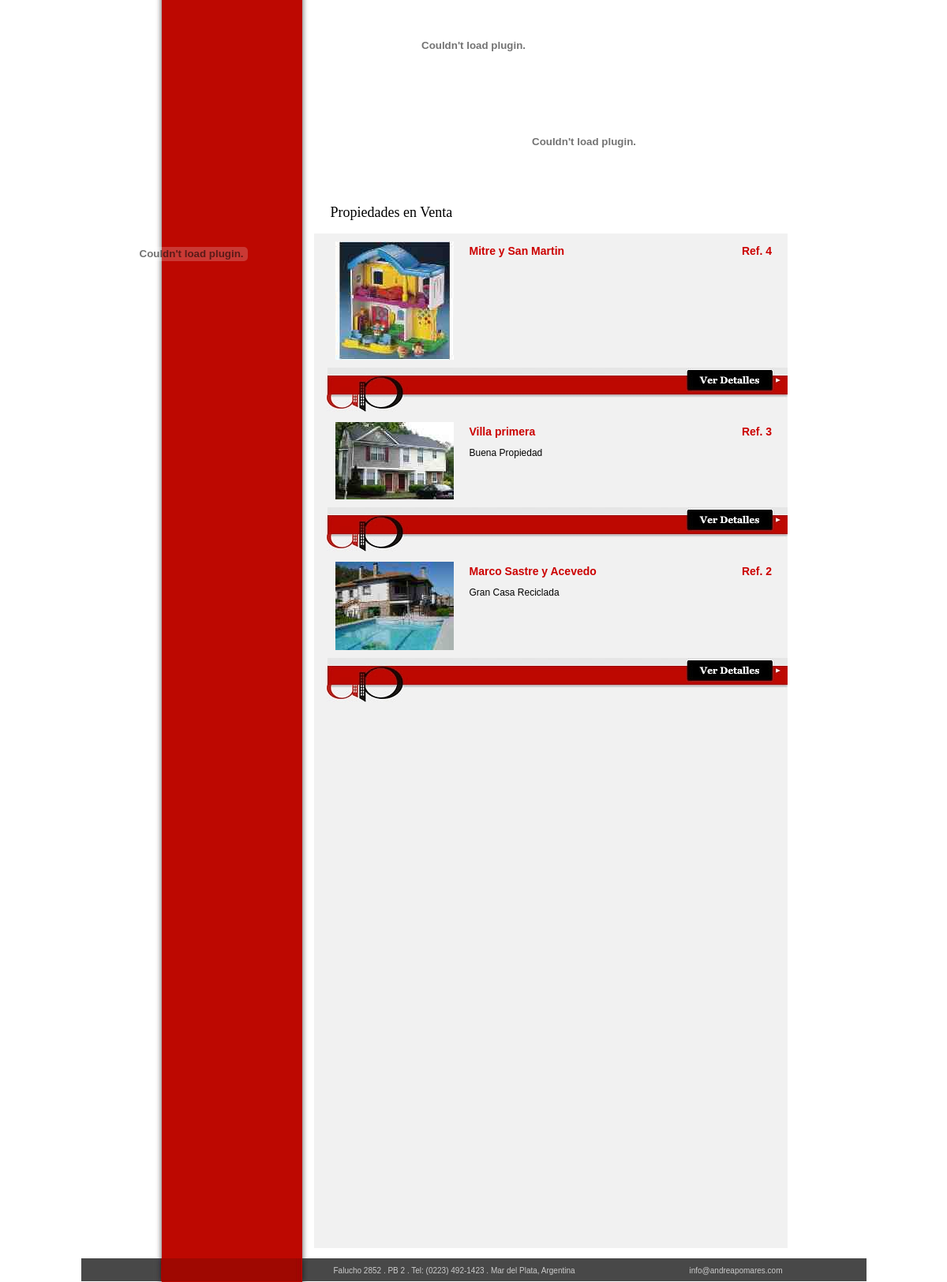
Screenshot of /operaciones.php with the database file from the repository.
### tables this page shows
CREATE TABLE IF NOT EXISTS `tb_ptg_tipos_comercializacion` (
  `tcm_id_i` int(11) NOT NULL,
  `tcm_descripcion_s` varchar(50) DEFAULT NULL,
  `tcm_orden_lista_i` int(11) DEFAULT NULL,
  PRIMARY KEY (`tcm_id_i`)
);

CREATE TABLE IF NOT EXISTS `tb_ptg_propiedades` (
  `pro_id_i` int(6) NOT NULL AUTO_INCREMENT,
  `tcm_id_i` int(10) unsigned DEFAULT NULL,
  `tpr_id_i` int(10) unsigned DEFAULT NULL,
  `zon_id_i` int(10) unsigned DEFAULT NULL,
  `est_id_i` int(10) unsigned DEFAULT NULL,
  `pro_descripcion_corta_s` varchar(100) DEFAULT NULL,
  `pro_descripcion_extendida_s` text,
  `pro_cant_ambientes_i` int(10) unsigned DEFAULT NULL,
  `pro_cantidad_metros_i` int(10) unsigned DEFAULT NULL,
  `pro_hubicacion_s` varchar(100) DEFAULT NULL,
  `pro_domicilio_real_s` varchar(150) DEFAULT NULL,
  `pro_precio_venta_i` int(10) unsigned DEFAULT NULL,
  `pro_precio_visible_b` varchar(1) DEFAULT NULL,
  `pro_imagen_url_s` varchar(255) DEFAULT NULL,
  `pro_destacada_b` varchar(1) DEFAULT NULL,
  `pro_texto_destacada_s` varchar(150) DEFAULT NULL,
  `aud_login_insert_s` varchar(50) DEFAULT NULL,
  `aud_date_insert_d` datetime DEFAULT NULL,
  `aud_login_update_s` varchar(50) DEFAULT NULL,
  `aud_date_update_d` datetime DEFAULT NULL,
  PRIMARY KEY (`pro_id_i`),
  KEY `reference_1_fk` (`tcm_id_i`),
  KEY `reference_2_fk` (`tpr_id_i`),
  KEY `reference_3_fk` (`zon_id_i`),
  KEY `reference_4_fk` (`est_id_i`)
);

### operaciones.php (the view, shortened to what this page needs)
<?php
if (isset($_GET['tcm'])){
	$tipoop= $_GET['tcm'];
	$tipopropiedad = $_GET['tprop'];
	}else
		{
		if  (isset($_GET['buscar'])){
			$tipoop = $_GET['tipocomercializacion'];
			$zona = $_GET['zonapropiedad'];
			$tipopropiedad = $_GET['tipopropiedad'];
			$cantambientes = $_GET['cantidadambientes'];
			}else{
				$tipoop= 1;
				$tipopropiedad = "";
				}
}
?>
<!DOCTYPE html PUBLIC "-//W3C//DTD XHTML 1.0 Transitional//EN" "http://www.w3.org/TR/xhtml1/DTD/xhtml1-transitional.dtd">
<html xmlns="http://www.w3.org/1999/xhtml">
<head>
<link href="pomaresCSS.css" rel="stylesheet" type="text/css" />
</head>
<body>
<table width="995" border="0" align="center" cellpadding="0" cellspacing="0" background="images/vertical-con-rojo.jpg">
  <tr>
    <td height="115" colspan="6" valign="top"><table width="100%" border="0" cellpadding="0" cellspacing="0">
      <tr>
        <td width="995" height="115" valign="top"><object classid="clsid:D27CDB6E-AE6D-11cf-96B8-444553540000" codebase="http://download.macromedia.com/pub/shockwave/cabs/flash/swflash.cab#version=7,0,19,0" width="995" height="115">
          <embed src="banner_superior.swf" quality="high" pluginspage="http://www.macromedia.com/go/getflashplayer" type="application/x-shockwave-flash" width="995" height="115"></embed>
        </object></td>
        </tr>
    </table></td>
  </tr>
  <tr>
    <td width="280" rowspan="5" valign="top"><table width="100%" border="0" cellpadding="0" cellspacing="0">
      <tr>
        <td width="280" height="413" valign="top"><object classid="clsid:D27CDB6E-AE6D-11cf-96B8-444553540000" codebase="http://download.macromedia.com/pub/shockwave/cabs/flash/swflash.cab#version=7,0,19,0" width="280" height="413">
          <embed src="botonera2.swf" quality="high" pluginspage="http://www.macromedia.com/go/getflashplayer" type="application/x-shockwave-flash" width="280" height="413"></embed>
        </object></td>
        </tr>
    </table></td>
    <td height="128" colspan="5" valign="top"><table width="100%" border="0" cellpadding="0" cellspacing="0">
      <tr>
        <td width="715" height="128" valign="top"><object classid="clsid:D27CDB6E-AE6D-11cf-96B8-444553540000" codebase="http://download.macromedia.com/pub/shockwave/cabs/flash/swflash.cab#version=7,0,19,0" width="715" height="128">
          <embed src="banner_mini.swf" quality="high" pluginspage="http://www.macromedia.com/go/getflashplayer" type="application/x-shockwave-flash" width="715" height="128"></embed>
        </object></td>
        </tr>
    </table></td>
  </tr>
  <tr>
    <td width="15" height="16"></td>
    <td width="21"></td>
    <td width="474"></td>
    <td width="105"></td>
    <td width="100"></td>
  </tr>
  <tr>
    <td height="21"></td>
    <td></td>
    <td valign="top" class="titulos">
     <?php
	 	if (isset($_GET['buscar'])){
			echo "Resultados de la B&uacute;squeda ";
			}else{
				echo     "Propiedades en ";
				$consultatipocom = mysql_query("select tc.tcm_descripcion_s as tipoopera from tb_ptg_tipos_comercializacion tc where tc.tcm_id_i =".$tipoop."");
				if ($tipooperacion = mysql_fetch_array($consultatipocom)){
					echo "".$tipooperacion['tipoopera']."";
				}
			}
	?>
     </td>
    <td></td>
    <td></td>
  </tr>
  <tr>
    <td height="16"></td>
    <td></td>
    <td></td>
    <td></td>
    <td></td>
  </tr>
  <tr>
    <td height="235"></td>
    <td colspan="3" rowspan="2" valign="top"><table width="100%" border="0" cellpadding="0" cellspacing="0" bgcolor="f1f1f1">
      <tr>
        <td width="600" valign="top"><table width="100%" border="0" cellpadding="0" cellspacing="0">
       <?php
		if ($cantambientes==0){
			$filtrocantamb = "";
			}else{
				$filtrocantamb = " and pr.pro_cant_ambientes_i = ".$cantambientes;
		}
		if ($zona==0){
			$filtrozona = "";
			}else{
				$filtrozona = " and pr.zon_id_i = ".$zona;
		}
	 	if ($tipopropiedad=="" || $tipopropiedad==0){
			$filtrotipoprop = "";
			}else{
				$filtrotipoprop = " and pr.tpr_id_i = ".$tipopropiedad;
		}
		$consultaprop = mysql_query("select pr.pro_id_i as idprop, pr.pro_descripcion_corta_s as descripcion, pr.pro_hubicacion_s as ubicacion, pr.pro_imagen_url_s as imagen from tb_ptg_propiedades pr, tb_ptg_tipos_propiedades tp, tb_ptg_tipos_comercializacion tc, tb_ptg_estados es where es.est_id_i = 1 and tp.tpr_id_i = pr.tpr_id_i and tc.tcm_id_i = pr.tcm_id_i and pr.tcm_id_i = ".$tipoop.$filtrocantamb.$filtrozona.$filtrotipoprop." order by pr.pro_destacada_b, pr.pro_id_i desc");
		 while ($propiedades = mysql_fetch_array($consultaprop)){
	?>
          <tr>
            <td width="600" height="78">
            <table width="100%" border="0" cellspacing="0" cellpadding="0">
              <tr>
                <td><div align="right">
                  <table width="583" border="0" cellspacing="0" cellpadding="0">
                      <tr>
                        <td width="180" align="left" valign="top"><a href="detalle.php?tcm=<?php echo $tipoop; ?>&prop=<?php echo $propiedades['idprop']; ?>"><img src="<?php echo "./images/prop/mini/".$propiedades['imagen'].""; ?>" alt="Clic para ver mas detalles" hspace="10" vspace="10" border="0"></a></td>
                        <td valign="top">
                          <table width="100%" border="0" cellspacing="0" cellpadding="0">
                          <tr>
                            <td> <?php echo "<br><div align='left' class='ubiref'><b>".$propiedades['ubicacion']."</b>"; ?></td>
                            <td><?php echo "<br><div align='right' class='ubiref'><b>Ref. ".$propiedades['idprop']."</b>&nbsp;&nbsp;&nbsp;&nbsp;&nbsp;</div>"; ?></td>
                          </tr>
                          <tr>
                            <td colspan="2"><?php echo "<p align='left'>".$propiedades['descripcion']."</p>"; ?></td>
                          </tr>
                        </table></td>
                      </tr>
                                  </table>
                </div></td>
              </tr>
              <tr>
                <td>
                <img src="images/mini_fondobase.jpg" width="600" height="59" border="0" usemap="#Map<?php echo $propiedades['idprop']; ?>" />
                </td>
              </tr>
            </table>
            </td>
            </tr>
          <?php
      }
	  ?>
        </table></td>
        </tr>
      <tr>
        <td height="689">&nbsp;</td>
      </tr>
    </table></td>
    <td>&nbsp;</td>
  </tr>
  <tr>
    <td height="626"></td>
    <td></td>
    <td></td>
  </tr>
  <tr>
    <td height="13"></td>
    <td></td>
    <td></td>
    <td></td>
    <td></td>
    <td></td>
  </tr>
  <tr>
    <td height="30" colspan="6" valign="top"><table width="100%" border="0" cellpadding="0" cellspacing="0" background="images/pie.jpg">
      <tr>
        <td width="320" height="10"></td>
          <td width="374"></td>
          <td width="77"></td>
          <td width="124"></td>
          <td width="100"></td>
        </tr>
      <tr>
        <td height="13"></td>
          <td valign="top" class="pie">Falucho 2852 . PB 2 . Tel: (0223) 492-1423 . Mar del Plata, Argentina</td>
          <td></td>
          <td rowspan="2" valign="top" class="pie">info@andreapomares.com</td>
          <td></td>
        </tr>
      <tr>
        <td height="6"></td>
          <td></td>
          <td></td>
          <td></td>
        </tr>
    </table></td>
  </tr>
</table>
</body>
</html>

### pomaresCSS.css (style rules this page uses)
a:link { color: #000000; text-decoration: none; }
.ubiref { font-size:14px; color:#CC0000; }
.titulos { font-family: Georgia, "Times New Roman", Times, serif; font-size: 18px; font-weight: normal; }
.pie { font-family: Arial, Helvetica, sans-serif; font-size: 10px; color: #CCCCCC; }
body { background-image: url(); margin-left: 0px; margin-top: 0px; margin-right: 0px; margin-bottom: 0px; font-family: Arial, Helvetica, sans-serif; font-size: 12px; text-align:justify; }

### rows the page displays
tb_ptg_tipos_comercializacion: tcm_descripcion_s "Venta"
tb_ptg_propiedades: pro_imagen_url_s (picture), pro_hubicacion_s "Mitre y San Martin", pro_id_i "4"
tb_ptg_propiedades: pro_imagen_url_s (picture), pro_hubicacion_s "Villa primera", pro_id_i "3", pro_descripcion_corta_s "Buena Propiedad"
tb_ptg_propiedades: pro_imagen_url_s (picture), pro_hubicacion_s "Marco Sastre y Acevedo", pro_id_i "2", pro_descripcion_corta_s "Gran Casa Reciclada"
